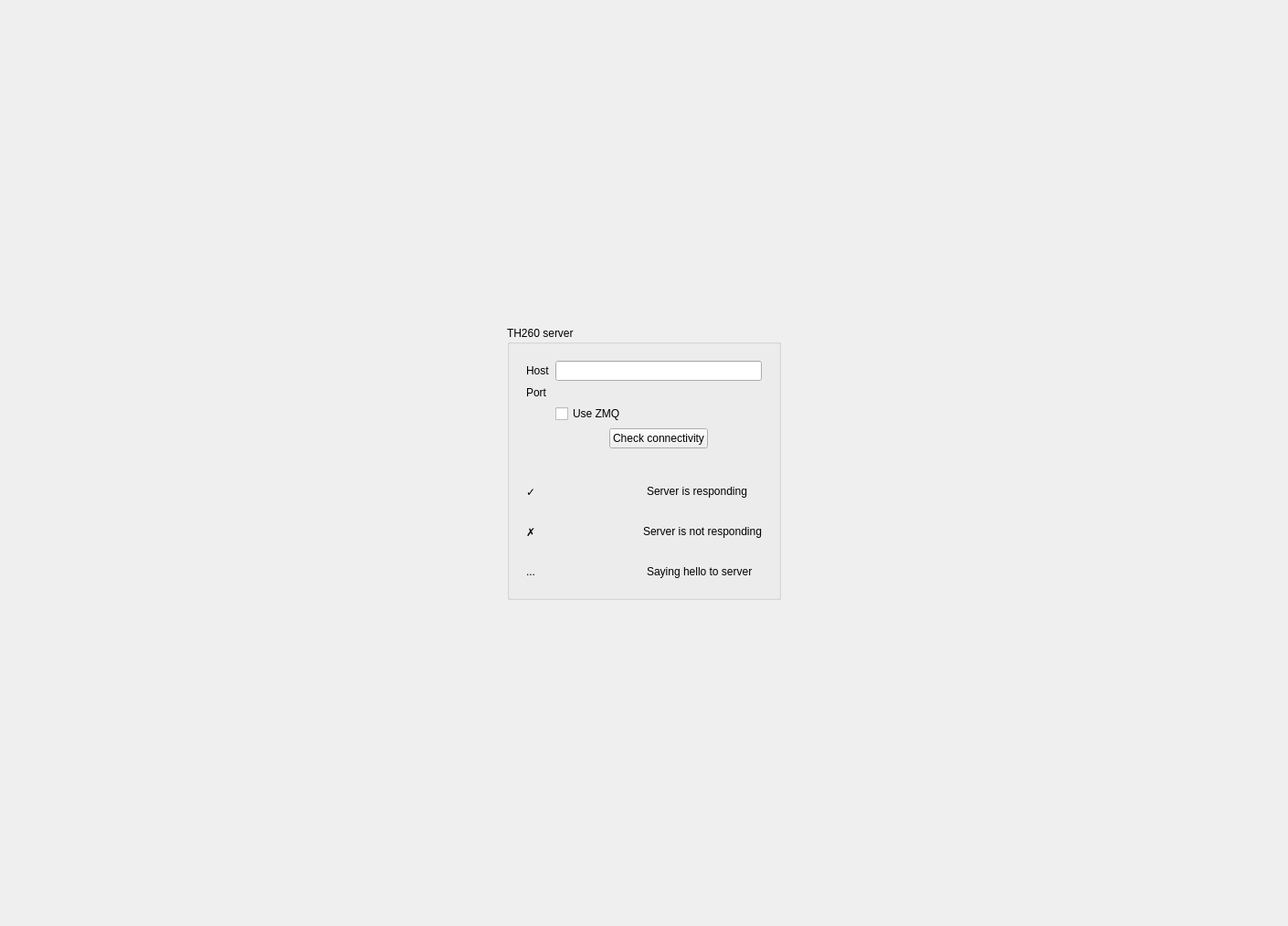
<?xml version="1.0" encoding="UTF-8"?>
<ui version="4.0">
 <class>Form</class>
 <widget class="QWidget" name="Form">
  <property name="geometry">
   <rect>
    <x>0</x>
    <y>0</y>
    <width>1410</width>
    <height>1014</height>
   </rect>
  </property>
  <property name="windowTitle">
   <string>Form</string>
  </property>
  <layout class="QHBoxLayout" name="horizontalLayout">
   <item>
    <spacer name="horizontalSpacer">
     <property name="orientation">
      <enum>Qt::Horizontal</enum>
     </property>
     <property name="sizeHint" stdset="0">
      <size>
       <width>286</width>
       <height>20</height>
      </size>
     </property>
    </spacer>
   </item>
   <item>
    <layout class="QVBoxLayout" name="verticalLayout_3">
     <item>
      <spacer name="verticalSpacer">
       <property name="orientation">
        <enum>Qt::Vertical</enum>
       </property>
       <property name="sizeHint" stdset="0">
        <size>
         <width>20</width>
         <height>138</height>
        </size>
       </property>
      </spacer>
     </item>
     <item>
      <widget class="QGroupBox" name="formGroupBox">
       <property name="sizePolicy">
        <sizepolicy hsizetype="Preferred" vsizetype="Preferred">
         <horstretch>0</horstretch>
         <verstretch>0</verstretch>
        </sizepolicy>
       </property>
       <property name="minimumSize">
        <size>
         <width>300</width>
         <height>300</height>
        </size>
       </property>
       <property name="maximumSize">
        <size>
         <width>300</width>
         <height>300</height>
        </size>
       </property>
       <property name="title">
        <string>TH260 server</string>
       </property>
       <property name="flat">
        <bool>false</bool>
       </property>
       <layout class="QVBoxLayout" name="verticalLayout_2">
        <item>
         <widget class="QWidget" name="formWidget" native="true">
          <layout class="QFormLayout" name="formLayout">
           <item row="0" column="0">
            <widget class="QLabel" name="label_3">
             <property name="text">
              <string>Host</string>
             </property>
            </widget>
           </item>
           <item row="0" column="1">
            <widget class="QLineEdit" name="host_lineEdit"/>
           </item>
           <item row="1" column="0">
            <widget class="QLabel" name="label_4">
             <property name="text">
              <string>Port</string>
             </property>
            </widget>
           </item>
           <item row="1" column="1">
            <widget class="QLabel" name="port_label">
             <property name="text">
              <string/>
             </property>
            </widget>
           </item>
           <item row="2" column="1">
            <widget class="QCheckBox" name="use_zmq_checkBox">
             <property name="text">
              <string>Use ZMQ</string>
             </property>
            </widget>
           </item>
           <item row="3" column="1">
            <layout class="QHBoxLayout" name="horizontalLayout_3">
             <item>
              <spacer name="horizontalSpacer_5">
               <property name="orientation">
                <enum>Qt::Horizontal</enum>
               </property>
               <property name="sizeHint" stdset="0">
                <size>
                 <width>40</width>
                 <height>20</height>
                </size>
               </property>
              </spacer>
             </item>
             <item>
              <widget class="QPushButton" name="check_connectivity_pushButton">
               <property name="text">
                <string>Check connectivity</string>
               </property>
              </widget>
             </item>
             <item>
              <spacer name="horizontalSpacer_6">
               <property name="orientation">
                <enum>Qt::Horizontal</enum>
               </property>
               <property name="sizeHint" stdset="0">
                <size>
                 <width>40</width>
                 <height>20</height>
                </size>
               </property>
              </spacer>
             </item>
            </layout>
           </item>
          </layout>
         </widget>
        </item>
        <item>
         <layout class="QVBoxLayout" name="verticalLayout">
          <item>
           <widget class="QWidget" name="is_responding" native="true">
            <layout class="QHBoxLayout" name="is_responding_2">
             <item>
              <widget class="QLabel" name="label_2">
               <property name="text">
                <string>✓</string>
               </property>
              </widget>
             </item>
             <item>
              <widget class="QLabel" name="label">
               <property name="text">
                <string>Server is responding</string>
               </property>
              </widget>
             </item>
            </layout>
           </widget>
          </item>
          <item>
           <widget class="QWidget" name="is_not_responding" native="true">
            <property name="enabled">
             <bool>true</bool>
            </property>
            <layout class="QHBoxLayout" name="is_not_responding_2">
             <item>
              <widget class="QLabel" name="label_6">
               <property name="text">
                <string>✗</string>
               </property>
              </widget>
             </item>
             <item>
              <widget class="QLabel" name="label_5">
               <property name="text">
                <string>Server is not responding</string>
               </property>
              </widget>
             </item>
            </layout>
           </widget>
          </item>
          <item>
           <widget class="QWidget" name="saying_hello" native="true">
            <layout class="QHBoxLayout" name="saying_hello_2">
             <item>
              <widget class="QLabel" name="label_8">
               <property name="text">
                <string>...</string>
               </property>
              </widget>
             </item>
             <item>
              <widget class="QLabel" name="label_7">
               <property name="text">
                <string>Saying hello to server</string>
               </property>
              </widget>
             </item>
            </layout>
           </widget>
          </item>
         </layout>
        </item>
       </layout>
      </widget>
     </item>
     <item>
      <spacer name="verticalSpacer_2">
       <property name="orientation">
        <enum>Qt::Vertical</enum>
       </property>
       <property name="sizeHint" stdset="0">
        <size>
         <width>20</width>
         <height>158</height>
        </size>
       </property>
      </spacer>
     </item>
    </layout>
   </item>
   <item>
    <spacer name="horizontalSpacer_2">
     <property name="orientation">
      <enum>Qt::Horizontal</enum>
     </property>
     <property name="sizeHint" stdset="0">
      <size>
       <width>285</width>
       <height>20</height>
      </size>
     </property>
    </spacer>
   </item>
  </layout>
 </widget>
 <resources/>
 <connections/>
</ui>
